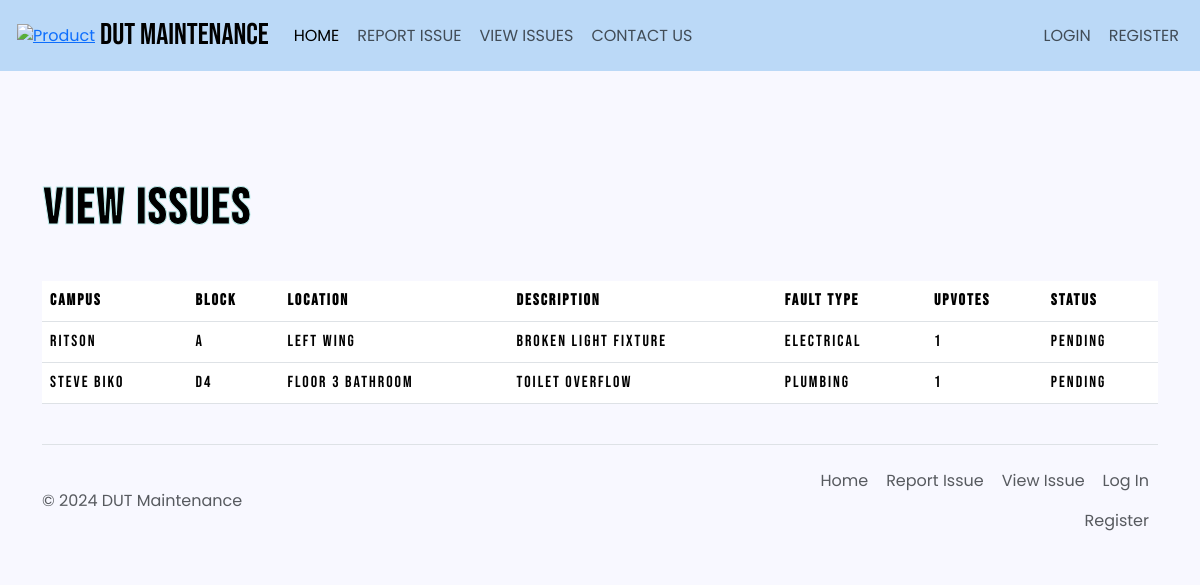
The app's page /viewIssue with its own data.
### main.py (models this page shows)
class Campus(db.Model):
    Campus_ID = db.Column(db.Integer, primary_key=True)
    Campus_location = db.Column(db.String(100), nullable=False)
    Campus_name = db.Column(db.String(100), nullable=False)
    Blocks = db.Column(db.JSON, nullable=False, default=[])  # Storing block information in JSON format
    Campus_map_url = db.Column(db.String(200))
    faults = db.relationship('Fault', backref='campus')

class Fault(db.Model):
    Fault_ID = db.Column(db.Integer, primary_key=True)
    Campus_ID = db.Column(db.Integer, db.ForeignKey('campus.Campus_ID'), nullable=False)
    Block = db.Column(db.String(50), nullable=False)  # Storing the block as a string
    Location = db.Column(db.String(100))
    Description = db.Column(db.Text, nullable=False)
    Fault_Type = db.Column(db.String(50), nullable=False)
    Upvotes = db.Column(db.JSON, nullable=False, default=[])  # Using JSON type for Upvotes
    Status = db.Column(db.String(50), nullable=False, default='In Progress')
    Technician_ID = db.Column(db.Integer, db.ForeignKey('technician.Technician_ID'), nullable=True)
    fault_log = db.Column(db.String(100), nullable=True)

### main.py (the view)
@app.route('/viewIssue', methods=['GET'])
def display_issue():
    issues = db.session.execute(db.select(Fault)).scalars()
    def get_upvotes_length(obj):
        return len(obj.Upvotes)
    sorted_list = sorted(issues, key=get_upvotes_length, reverse=True)
    campus_names = {x.Campus_ID: x.Campus_name for x in get_campus_info()}
    return render_template('view_issue.html', faults=sorted_list, campus_names=campus_names)

### main.py (called while the page is built)
def get_campus_info():
    campus = db.session.execute(db.select(Campus)).scalars()
    return campus

### templates/view_issue.html (shortened to what this page needs)
{% extends "base.html" %}
{% from 'bootstrap5/form.html' import render_form %}
{% block head %}
    {{ super() }}
    <link rel="stylesheet" href="style.css">
{% endblock %}
{% block content %}
<div class="container">
    <div class="row">
        <div class="col-md-12 serif-heading" style="padding-top: 60px;">
                   <svg xmlns="http://www.w3.org/2000/svg" version="1.1">
    <text x="35%" y="50%" class="text" stroke="#C0F0EF" letter-spacing="2px" font-size="50px" font-weight="700" stroke-width="1" style="animation: textAnimate 5s infinite alternate; text-anchor: middle; dominant-baseline: middle;">
        VIEW ISSUES
    </text>
</svg>
            <table class="table">
                <thead>
                    <tr>
                        <th>Campus</th>
                        <th>Block</th>
                        <th>Location</th>
                        <th>Description</th>
                        <th>Fault Type</th>
                        <th>Upvotes</th>
                        <th>Status</th>
                    </tr>
                </thead>
                <tbody>
                    {% for fault in faults %}
                    <tr>
                        <td>{{ campus_names[fault.Campus_ID] }}</td>
                        <td>{{ fault.Block }}</td>
                        <td>{{ fault.Location }}</td>
                        <td>{{ fault.Description }}</td>
                        <td>{{ fault.Fault_Type }}</td>
                        <td>{{ fault.Upvotes | length }}</td>
                        <td>{{ fault.Status }}</td>
                    </tr>
                    {% endfor %}
                </tbody>
            </table>
        </div>
    </div>
  </div>
{% endblock %}

### templates/base.html (shortened to what this page needs)
<!DOCTYPE html>
<html lang="en">
<head>
    {% block head %}
    <link href="https://cdn.jsdelivr.net/npm/bootstrap@5.3.3/dist/css/bootstrap.min.css" rel="stylesheet">
    <link rel="stylesheet" href="{{ url_for('static', filename='style.css') }}">
    {% endblock %}
</head>
<body>
    <div id="content">
        <nav class="navbar navbar-expand-lg custom-navbar">
    <div class="container-fluid">
        <a class="py-2" href="#" aria-label="Product">
            <img src="https://dut-cdn2.azureedge.net/wp-content/uploads/2014/12/dut.png" alt="Product" width="40" height="40" style="padding: 5px;">
        </a>
        <a class="navbar-brand" href="{{ url_for('display_home') }}">DUT MAINTENANCE</a>
        <div class="collapse navbar-collapse" id="navbarSupportedContent">
            <ul class="navbar-nav me-auto mb-2 mb-lg-0">
                <li class="nav-item">
                    <a class="nav-link active" aria-current="page" href="{{ url_for('display_home') }}">HOME</a>
                </li>
                <li class="nav-item">
                    <a class="nav-link" href="{{ url_for('display_add_issue') }}">REPORT ISSUE</a>
                </li>
                <li class="nav-item">
                    <a class="nav-link" href="{{ url_for('display_issue') }}" aria-current="page">VIEW ISSUES</a>
                </li>
                <li class="nav-item">
                    <a class="nav-link" href="#">CONTACT US</a>
                </li>
            </ul>
            {% if not current_user.is_active: %}
            <ul class="navbar-nav">
                <li class="nav-item">
                    <a class="nav-link" href="{{ url_for('display_login',user=1) }}">LOGIN</a>
                </li>
                <li class="nav-item">
                    <a class="nav-link" href="{{ url_for('display_registration') }}">REGISTER</a>
                </li>
            </ul>
            {% else: %}
            <ul class="navbar-nav">
                <li class="nav-item">
                    <a class="nav-link" href="{{ url_for('logout') }}">LOG OUT</a>
                </li>
            </ul>
            {% endif %}
        </div>
    </div>
</nav>
            {% block content %}
            {% endblock %}
    </div>
    <div id="footer">
        <div class="container">
  <footer class="d-flex flex-wrap justify-content-between align-items-center py-3 my-4 border-top">
    <p class="col-md-4 mb-0 text-body-secondary">© 2024 DUT Maintenance</p>
    <a href="/" class="col-md-4 d-flex align-items-center justify-content-center mb-3 mb-md-0 me-md-auto link-body-emphasis text-decoration-none">
      <svg class="bi me-2" width="40" height="32"><use xlink:href="#bootstrap"></use></svg>
    </a>
    <ul class="nav col-md-4 justify-content-end">
      <li class="nav-item"><a href="#" class="nav-link px-2 text-body-secondary">Home</a></li>
      <li class="nav-item"><a href="#" class="nav-link px-2 text-body-secondary">Report Issue</a></li>
      <li class="nav-item"><a href="#" class="nav-link px-2 text-body-secondary">View Issue</a></li>
      <li class="nav-item"><a href="#" class="nav-link px-2 text-body-secondary">Log In</a></li>
      <li class="nav-item"><a href="#" class="nav-link px-2 text-body-secondary">Register</a></li>
    </ul>
  </footer>
</div>
    </div>
</body>
</html>

### static/style.css (style rules this page uses)
.custom-navbar { background-color: #bbd9f7; }
.navbar-brand { font-family: "Bebas Neue", Arial, sans-serif; font-size: 30px; }
body { background-color: #f8f8ff; color: black; font-family: "Poppins", sans-serif; }
.nav-item { display: block; color: #800000; border-right: 1px solid transparent; border-left: 1px solid transparent; }
.navbar-nav .nav-item .nav-link { transition: background-color 0.3s; }
.serif-heading { font-family: "Bebas Neue", Arial, sans-serif; letter-spacing: 2px; }
.text { font-family: "Bebas Neue", Arial, sans-serif; }

### records on screen
Fault: Block "A", Location "Left wing", Description "Broken light fixture", Fault_Type "Electrical", Upvotes|length "1", Status "Pending"
Campus: Campus_name "Ritson"
Fault: Block "D4", Location "Floor 3 bathroom", Description "Toilet overflow", Fault_Type "Plumbing", Upvotes|length "1", Status "Pending"
Campus: Campus_name "Steve Biko"
